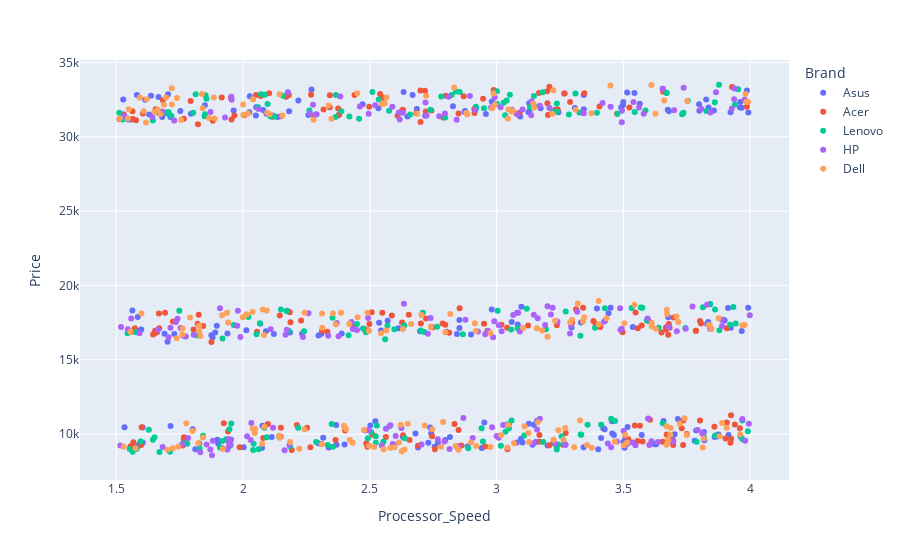

Here is the notebook cell this chart was saved with:
### Code cell
fig = px.scatter(data_frame=df, x = 'Processor_Speed', y = 'Price', color = 'Brand')
fig.show()

### Figure 1 — Plotly figure (JSON) as saved in the notebook; plotly's stock layout.template omitted (floating-point values rounded to 4 significant figures; data arrays with more than 128 entries replaced by an {"elided": "..."} marker saying what was removed)
{"data": [{"hovertemplate": "Brand=Asus<br>Processor_Speed=%{x}<br>Price=%{y}<extra></extra>", "legendgroup": "Asus", "marker": {"color": "#636efa", "symbol": "circle"}, "mode": "markers", "name": "Asus", "orientation": "v", "showlegend": true, "type": "scatter", "x": {"elided": "206 float values"}, "xaxis": "x", "y": {"elided": "206 float values"}, "yaxis": "y"}, {"hovertemplate": "Brand=Acer<br>Processor_Speed=%{x}<br>Price=%{y}<extra></extra>", "legendgroup": "Acer", "marker": {"color": "#EF553B", "symbol": "circle"}, "mode": "markers", "name": "Acer", "orientation": "v", "showlegend": true, "type": "scatter", "x": {"elided": "204 float values"}, "xaxis": "x", "y": {"elided": "204 float values"}, "yaxis": "y"}, {"hovertemplate": "Brand=Lenovo<br>Processor_Speed=%{x}<br>Price=%{y}<extra></extra>", "legendgroup": "Lenovo", "marker": {"color": "#00cc96", "symbol": "circle"}, "mode": "markers", "name": "Lenovo", "orientation": "v", "showlegend": true, "type": "scatter", "x": {"elided": "190 float values"}, "xaxis": "x", "y": {"elided": "190 float values"}, "yaxis": "y"}, {"hovertemplate": "Brand=HP<br>Processor_Speed=%{x}<br>Price=%{y}<extra></extra>", "legendgroup": "HP", "marker": {"color": "#ab63fa", "symbol": "circle"}, "mode": "markers", "name": "HP", "orientation": "v", "showlegend": true, "type": "scatter", "x": {"elided": "190 float values"}, "xaxis": "x", "y": {"elided": "190 float values"}, "yaxis": "y"}, {"hovertemplate": "Brand=Dell<br>Processor_Speed=%{x}<br>Price=%{y}<extra></extra>", "legendgroup": "Dell", "marker": {"color": "#FFA15A", "symbol": "circle"}, "mode": "markers", "name": "Dell", "orientation": "v", "showlegend": true, "type": "scatter", "x": {"elided": "210 float values"}, "xaxis": "x", "y": {"elided": "210 float values"}, "yaxis": "y"}], "layout": {"legend": {"title": {"text": "Brand"}, "tracegroupgap": 0}, "margin": {"t": 60}, "xaxis": {"anchor": "y", "domain": [0, 1], "title": {"text": "Processor_Speed"}}, "yaxis": {"anchor": "x", "domain": [0, 1], "title": {"text": "Price"}}}}
